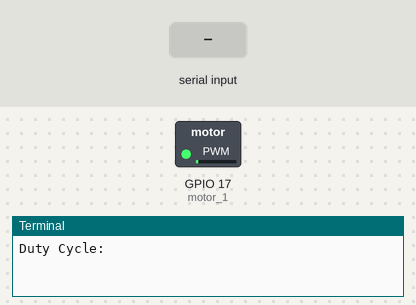
Bench run of a program on a simulated Raspberry Pi (BCM pin numbers). On the bench: switched loads named in the program (green lamp = pin HIGH), the last lines printed to the terminal. The test bench sets the inputs (shaded band).

Above: at 1.2 s.
1.3 s: "90" typed at the terminal
At 2.5 s:
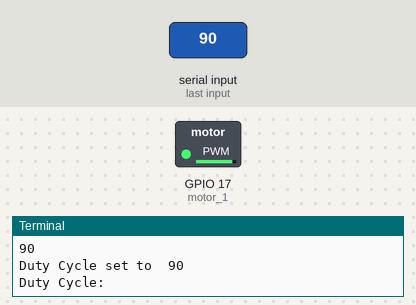
2.8 s: "0" typed at the terminal
At 3.8 s:
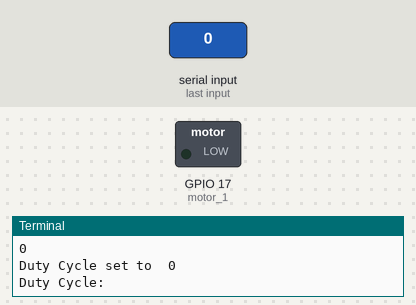
Timing chart, 0 to 5.8 s (numbered marks = the images above; inputs shaded):
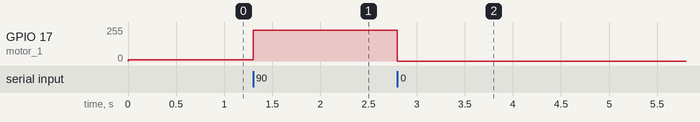

Measured:
- after the input at 1.3 s, GPIO 17 (motor_1): 8/255 → 230/255 at once
- after the input at 2.8 s, GPIO 17 (motor_1): 230/255 → 0/255 at once

The program:

test-motors.py
```python
import RPi.GPIO as GPIO
import time

''' This is the initialization for GPIO stuff '''
GPIO.setwarnings(False)
GPIO.setmode(GPIO.BCM)

''' This is the setup for every motor on the robot '''
GPIO.setup(17, GPIO.OUT)

motor_1 = GPIO.PWM(17, 50)

motor_1.start(3)

''' This is the code for the robot '''

while True:

    duty_cycle = raw_input('Duty Cycle: ')
    motor_1.ChangeDutyCycle(float(duty_cycle))
    print 'Duty Cycle set to ', duty_cycle
```
